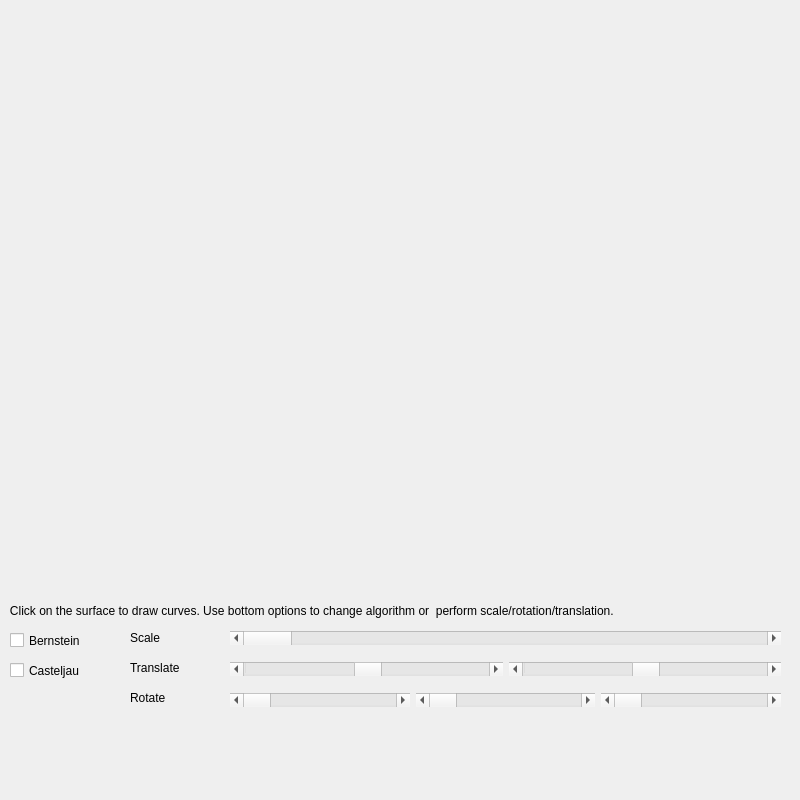
<?xml version="1.0" encoding="UTF-8"?>
<ui version="4.0">
 <class>MainWindow</class>
 <widget class="QWidget" name="MainWindow">
  <property name="geometry">
   <rect>
    <x>0</x>
    <y>0</y>
    <width>800</width>
    <height>800</height>
   </rect>
  </property>
  <property name="windowTitle">
   <string>MT2013008_Assignment1</string>
  </property>
  <widget class="QWidget" name="verticalLayoutWidget">
   <property name="geometry">
    <rect>
     <x>230</x>
     <y>620</y>
     <width>551</width>
     <height>101</height>
    </rect>
   </property>
   <layout class="QVBoxLayout" name="verticalLayout">
    <item>
     <widget class="QScrollBar" name="ScaleBar">
      <property name="minimum">
       <number>1</number>
      </property>
      <property name="maximum">
       <number>100</number>
      </property>
      <property name="value">
       <number>1</number>
      </property>
      <property name="orientation">
       <enum>Qt::Horizontal</enum>
      </property>
     </widget>
    </item>
    <item>
     <layout class="QHBoxLayout" name="horizontalLayout_4">
      <item>
       <widget class="QScrollBar" name="TranslateBarX">
        <property name="value">
         <number>50</number>
        </property>
        <property name="orientation">
         <enum>Qt::Horizontal</enum>
        </property>
       </widget>
      </item>
      <item>
       <widget class="QScrollBar" name="TranslateBarY">
        <property name="value">
         <number>50</number>
        </property>
        <property name="orientation">
         <enum>Qt::Horizontal</enum>
        </property>
       </widget>
      </item>
     </layout>
    </item>
    <item>
     <layout class="QHBoxLayout" name="horizontalLayout">
      <item>
       <widget class="QScrollBar" name="RotateBarX">
        <property name="value">
         <number>0</number>
        </property>
        <property name="orientation">
         <enum>Qt::Horizontal</enum>
        </property>
       </widget>
      </item>
      <item>
       <widget class="QScrollBar" name="RorateBarY">
        <property name="orientation">
         <enum>Qt::Horizontal</enum>
        </property>
       </widget>
      </item>
      <item>
       <widget class="QScrollBar" name="RotateBarZ">
        <property name="maximum">
         <number>360</number>
        </property>
        <property name="orientation">
         <enum>Qt::Horizontal</enum>
        </property>
       </widget>
      </item>
     </layout>
    </item>
   </layout>
  </widget>
  <widget class="QCheckBox" name="Bernstein">
   <property name="geometry">
    <rect>
     <x>10</x>
     <y>630</y>
     <width>101</width>
     <height>21</height>
    </rect>
   </property>
   <property name="text">
    <string>Bernstein</string>
   </property>
  </widget>
  <widget class="QCheckBox" name="Casteljau">
   <property name="geometry">
    <rect>
     <x>10</x>
     <y>660</y>
     <width>111</width>
     <height>21</height>
    </rect>
   </property>
   <property name="text">
    <string>Casteljau</string>
   </property>
  </widget>
  <widget class="QLabel" name="label">
   <property name="geometry">
    <rect>
     <x>130</x>
     <y>630</y>
     <width>57</width>
     <height>15</height>
    </rect>
   </property>
   <property name="text">
    <string>Scale</string>
   </property>
  </widget>
  <widget class="QLabel" name="label_2">
   <property name="geometry">
    <rect>
     <x>130</x>
     <y>660</y>
     <width>81</width>
     <height>16</height>
    </rect>
   </property>
   <property name="text">
    <string>Translate</string>
   </property>
  </widget>
  <widget class="QLabel" name="label_3">
   <property name="geometry">
    <rect>
     <x>130</x>
     <y>690</y>
     <width>57</width>
     <height>15</height>
    </rect>
   </property>
   <property name="text">
    <string>Rotate</string>
   </property>
  </widget>
  <widget class="QLabel" name="topMessage">
   <property name="geometry">
    <rect>
     <x>0</x>
     <y>600</y>
     <width>791</width>
     <height>21</height>
    </rect>
   </property>
   <property name="text">
    <string>   Click on the surface to draw curves. Use bottom options to change algorithm or  perform scale/rotation/translation.                      </string>
   </property>
  </widget>
 </widget>
 <resources/>
 <connections/>
</ui>
